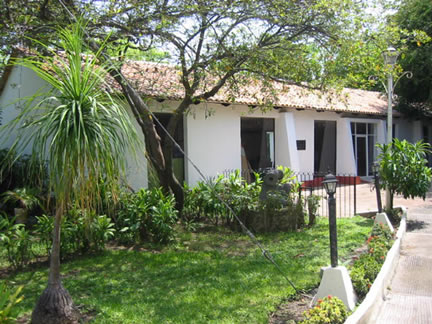
#> input picture imagenes/duplicada.jpg, 432 x 324 px
$ python comp5.py
#> lines starting #> are read from the running program, lines starting #| are printed output that depends on the picture
import cv2
import numpy as np

original_color = cv2.imread("imagenes/duplicada.jpg")
#> original_color is the input picture: shape (324, 432, 3); mean B, G, R 94.2, 124.5, 113.8
imagen_comprar_color = cv2.imread("imagenes/18871.jpeg")
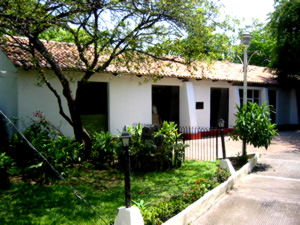
#> input picture imagenes/18871.jpeg, 300 x 225 px
#> imagen_comprar_color is the input picture: shape (225, 300, 3); mean B, G, R 84.7, 109.8, 101.6

original = cv2.cvtColor(original_color, cv2.COLOR_BGR2GRAY)
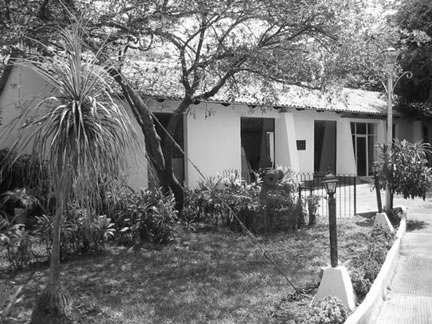
#> original: shape (324, 432); min 4, max 255, mean 117.8
imagen_comprar = cv2.cvtColor(imagen_comprar_color, cv2.COLOR_BGR2GRAY)
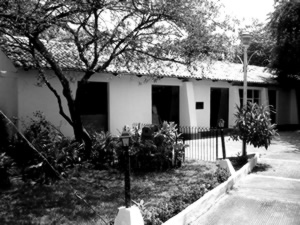
#> imagen_comprar: shape (225, 300); min 0, max 255, mean 104.5

# Checamos si son iguales

if original.shape == imagen_comprar.shape:
    print(" Las imagenes tienen el mismo tamaño y cantidad de canales")
    diferencia = cv2.subtract(original, imagen_comprar)

    b, g, r = cv2.split(diferencia)

    if cv2.countNonZero(b) == 0 and cv2.countNonZero(g) == 0 and cv2.countNonZero(r) == 0:
        print("Las imagenes son completamente iguales")
    else:
        print("Las imagenes NO son completamente iguales")

# Checamos similaridad

orb = cv2.ORB_create()

kp_1 = orb.detect(original, None)
#> kp_1 = 500 keypoints; strongest (x, y, size): (135, 43, 31), (352, 186, 31), (137, 45, 31), (128, 48, 31)
kp_2 = orb.detect(imagen_comprar, None)
#> kp_2 = 443 keypoints; strongest (x, y, size): (224, 156, 31), (214, 139, 31), (200, 104, 53.6), (219, 138, 31)

kp_1, desc_1 = orb.compute(original, kp_1)
kp_2, desc_2 = orb.compute(imagen_comprar, kp_2)

bf = cv2.BFMatcher(cv2.NORM_HAMMING, crossCheck=True)
matches = bf.match(desc_1, desc_2)
#> matches = 163 matches

good = []

for i, m in enumerate(matches):
    if i < len(matches) - 1 and m.distance < 0.7 * matches[i + 1].distance:
        good.append(m)
#> after the loop, good = 20 matches


print("Puntos 1: "+str(len(kp_1)))
#| Puntos 1: 500
print("Puntos 2: "+str(len(kp_2)))
#| Puntos 2: 443

print("Matches: "+str(len(good)))
#| Matches: 20


resultado = cv2.drawMatches(original, kp_1, imagen_comprar, kp_2, good, None)
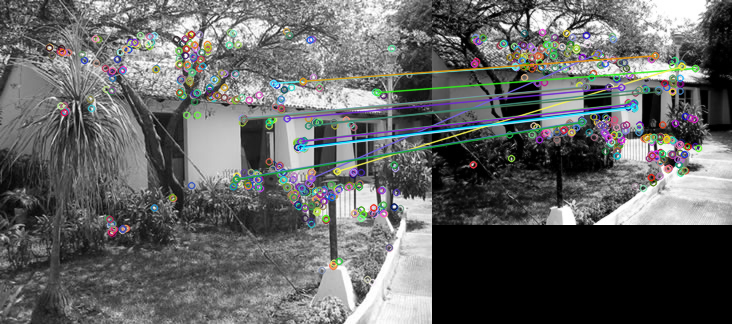
#> resultado: shape (324, 732, 3); mean of channels 0, 1, 2 100.3, 100.6, 99.4; drawn as B, G, R
cv2.imshow("Resultado", resultado)


cv2.imshow("Original", original)
cv2.imshow("Duplicada", imagen_comprar)
cv2.waitKey(0)
cv2.destroyAllWindows()
